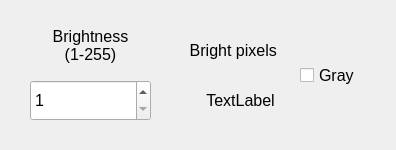
<?xml version="1.0" encoding="UTF-8"?>
<ui version="4.0">
 <class>MainWindow</class>
 <widget class="QMainWindow" name="MainWindow">
  <property name="geometry">
   <rect>
    <x>0</x>
    <y>0</y>
    <width>396</width>
    <height>150</height>
   </rect>
  </property>
  <property name="windowTitle">
   <string>MainWindow</string>
  </property>
  <widget class="QWidget" name="centralwidget">
   <widget class="QLabel" name="label">
    <property name="geometry">
     <rect>
      <x>30</x>
      <y>20</y>
      <width>121</width>
      <height>51</height>
     </rect>
    </property>
    <property name="font">
     <font>
      <pointsize>12</pointsize>
     </font>
    </property>
    <property name="text">
     <string>Brightness 
(1-255)</string>
    </property>
    <property name="alignment">
     <set>Qt::AlignCenter</set>
    </property>
   </widget>
   <widget class="QSpinBox" name="spinBox">
    <property name="geometry">
     <rect>
      <x>30</x>
      <y>80</y>
      <width>121</width>
      <height>41</height>
     </rect>
    </property>
    <property name="font">
     <font>
      <pointsize>12</pointsize>
     </font>
    </property>
    <property name="minimum">
     <number>1</number>
    </property>
    <property name="maximum">
     <number>255</number>
    </property>
   </widget>
   <widget class="QLabel" name="label_2">
    <property name="geometry">
     <rect>
      <x>170</x>
      <y>30</y>
      <width>131</width>
      <height>41</height>
     </rect>
    </property>
    <property name="font">
     <font>
      <pointsize>12</pointsize>
     </font>
    </property>
    <property name="text">
     <string>Bright pixels </string>
    </property>
    <property name="alignment">
     <set>Qt::AlignCenter</set>
    </property>
   </widget>
   <widget class="QLabel" name="label_3">
    <property name="geometry">
     <rect>
      <x>180</x>
      <y>80</y>
      <width>121</width>
      <height>41</height>
     </rect>
    </property>
    <property name="font">
     <font>
      <pointsize>12</pointsize>
     </font>
    </property>
    <property name="text">
     <string>TextLabel</string>
    </property>
    <property name="alignment">
     <set>Qt::AlignCenter</set>
    </property>
   </widget>
   <widget class="QCheckBox" name="checkBox">
    <property name="geometry">
     <rect>
      <x>300</x>
      <y>60</y>
      <width>81</width>
      <height>31</height>
     </rect>
    </property>
    <property name="font">
     <font>
      <pointsize>12</pointsize>
     </font>
    </property>
    <property name="text">
     <string>Gray</string>
    </property>
   </widget>
  </widget>
 </widget>
 <resources/>
 <connections/>
</ui>
